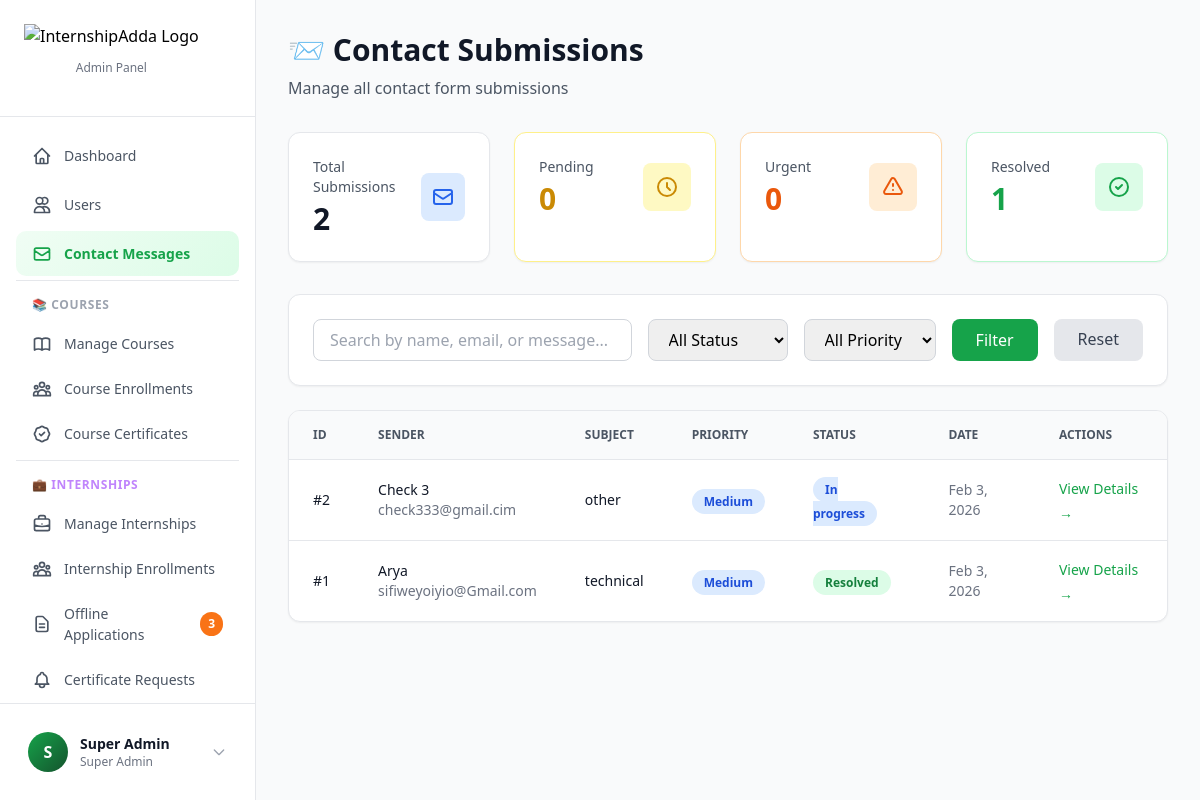
Screenshot of /app/views/admin/contact/list.php (signed in) with the database file from the repository.
### tables this page shows
CREATE TABLE `users` (
  `id` int(10) UNSIGNED NOT NULL,
  `email` varchar(255) NOT NULL,
  `referral_code` varchar(20) DEFAULT NULL,
  `referred_by_code` varchar(20) DEFAULT NULL,
  `mobile` varchar(15) DEFAULT NULL,
  `password` varchar(255) NOT NULL,
  `name` varchar(255) NOT NULL,
  `avatar` varchar(255) DEFAULT NULL,
  `role` enum('admin','manager','learner') DEFAULT 'learner',
  `status` enum('active','suspended','banned') DEFAULT 'active',
  `email_verified` tinyint(1) DEFAULT 0,
  `email_verification_token` varchar(100) DEFAULT NULL,
  `email_verification_expires` datetime DEFAULT NULL,
  `verification_token` varchar(255) DEFAULT NULL,
  `reset_token` varchar(255) DEFAULT NULL,
  `reset_token_expires` datetime DEFAULT NULL,
  `last_login` datetime DEFAULT NULL,
  `created_at` timestamp NULL DEFAULT current_timestamp(),
  `updated_at` timestamp NULL DEFAULT current_timestamp() ON UPDATE current_timestamp()
);

CREATE TABLE `contact_submissions` (
  `id` int(11) NOT NULL,
  `name` varchar(255) NOT NULL,
  `email` varchar(255) NOT NULL,
  `phone` varchar(20) DEFAULT NULL,
  `subject` varchar(255) NOT NULL,
  `message` text NOT NULL,
  `status` enum('pending','in_progress','resolved','closed') DEFAULT 'pending',
  `priority` enum('low','medium','high','urgent') DEFAULT 'medium',
  `assigned_to` int(11) DEFAULT NULL,
  `admin_notes` text DEFAULT NULL,
  `ip_address` varchar(45) DEFAULT NULL,
  `user_agent` text DEFAULT NULL,
  `created_at` timestamp NULL DEFAULT current_timestamp(),
  `updated_at` timestamp NULL DEFAULT current_timestamp() ON UPDATE current_timestamp(),
  `resolved_at` timestamp NULL DEFAULT NULL
);

### app/views/admin/contact/list.php (the view, shortened to what the rows shown need)
<?php
require_once __DIR__ . '/../../../core/Auth.php';
require_once __DIR__ . '/../../../config/database.php';
require_once __DIR__ . '/../../../models/ContactSubmission.php';
$auth = new Auth($db);
$auth->requireAdmin();
$contactModel = new ContactSubmission($db);
$filters = [
    'status' => $_GET['status'] ?? '',
    'priority' => $_GET['priority'] ?? '',
    'search' => $_GET['search'] ?? '',
    'limit' => 50
];
$submissions = $contactModel->getAll($filters);
?>
<!DOCTYPE html>
<html lang="en">
<head>
    <script src="https://cdn.tailwindcss.com"></script>
</head>
<body class="bg-gray-50">
    <?php include __DIR__ . '/../../components/sidebar-admin.php'; ?>
    <div class="ml-64 p-8">
        <div class="mb-8">
            <h1 class="text-3xl font-bold text-gray-900">📨 Contact Submissions</h1>
        </div>
        <div class="bg-white rounded-xl shadow-sm border border-gray-200 overflow-hidden">
            <table class="w-full">
                <thead class="bg-gray-50 border-b border-gray-200">
                    <tr>
                        <th class="px-6 py-4 text-left text-xs font-semibold text-gray-600 uppercase">ID</th>
                        <th class="px-6 py-4 text-left text-xs font-semibold text-gray-600 uppercase">Sender</th>
                        <th class="px-6 py-4 text-left text-xs font-semibold text-gray-600 uppercase">Subject</th>
                        <th class="px-6 py-4 text-left text-xs font-semibold text-gray-600 uppercase">Priority</th>
                        <th class="px-6 py-4 text-left text-xs font-semibold text-gray-600 uppercase">Status</th>
                        <th class="px-6 py-4 text-left text-xs font-semibold text-gray-600 uppercase">Date</th>
                        <th class="px-6 py-4 text-left text-xs font-semibold text-gray-600 uppercase">Actions</th>
                    </tr>
                </thead>
                <tbody class="divide-y divide-gray-200">
                    <?php if (empty($submissions)): ?>
                        <tr>
                            <td colspan="7" class="px-6 py-12 text-center text-gray-500">
                                <svg class="w-16 h-16 mx-auto text-gray-400 mb-4" fill="none" stroke="currentColor" viewBox="0 0 24 24">
                                    <path stroke-linecap="round" stroke-linejoin="round" stroke-width="2" d="M20 13V6a2 2 0 00-2-2H6a2 2 0 00-2 2v7m16 0v5a2 2 0 01-2 2H6a2 2 0 01-2-2v-5m16 0h-2.586a1 1 0 00-.707.293l-2.414 2.414a1 1 0 01-.707.293h-3.172a1 1 0 01-.707-.293l-2.414-2.414A1 1 0 006.586 13H4"/>
                                </svg>
                                <p class="text-lg font-medium">No submissions found</p>
                            </td>
                        </tr>
                    <?php else: ?>
                        <?php foreach ($submissions as $sub): ?>
                            <tr class="hover:bg-gray-50 transition-colors">
                                <td class="px-6 py-4 text-sm font-medium text-gray-900">#<?= $sub['id'] ?></td>
                                <td class="px-6 py-4">
                                    <p class="text-sm font-medium text-gray-900"><?= htmlspecialchars($sub['name']) ?></p>
                                    <p class="text-sm text-gray-500"><?= htmlspecialchars($sub['email']) ?></p>
                                </td>
                                <td class="px-6 py-4">
                                    <p class="text-sm text-gray-900 max-w-xs truncate"><?= htmlspecialchars($sub['subject']) ?></p>
                                </td>
                                <td class="px-6 py-4">
                                    <?php
                                    $priorityColors = [
                                        'low' => 'bg-gray-100 text-gray-700',
                                        'medium' => 'bg-blue-100 text-blue-700',
                                        'high' => 'bg-orange-100 text-orange-700',
                                        'urgent' => 'bg-red-100 text-red-700'
                                    ];
                                    ?>
                                    <span class="px-3 py-1 rounded-full text-xs font-semibold <?= $priorityColors[$sub['priority']] ?>">
                                        <?= ucfirst($sub['priority']) ?>
                                    </span>
                                </td>
                                <td class="px-6 py-4">
                                    <?php
                                    $statusColors = [
                                        'pending' => 'bg-yellow-100 text-yellow-700',
                                        'in_progress' => 'bg-blue-100 text-blue-700',
                                        'resolved' => 'bg-green-100 text-green-700',
                                        'closed' => 'bg-gray-100 text-gray-700'
                                    ];
                                    ?>
                                    <span class="px-3 py-1 rounded-full text-xs font-semibold <?= $statusColors[$sub['status']] ?>">
                                        <?= ucfirst(str_replace('_', ' ', $sub['status'])) ?>
                                    </span>
                                </td>
                                <td class="px-6 py-4 text-sm text-gray-500">
                                    <?= date('M j, Y', strtotime($sub['created_at'])) ?>
                                </td>
                                <td class="px-6 py-4">
                                    <a href="/app/views/admin/contact/view.php?id=<?= $sub['id'] ?>"
                                       class="text-green-600 hover:text-green-700 font-medium text-sm">
                                        View Details →
                                    </a>
                                </td>
                            </tr>
                        <?php endforeach; ?>
                    <?php endif; ?>
                </tbody>
            </table>
        </div>
    </div>
</body>
</html>

### app/views/components/sidebar-admin.php (shortened to what the rows shown need)
<?php
$currentUser = $auth->user();
?>
<aside class="fixed left-0 top-0 h-full w-64 bg-white border-r border-gray-200 z-40" id="adminSidebar">
    <div class="flex flex-col h-full">
        <div class="p-4 border-t border-gray-200">
            <div class="flex items-center gap-3 p-3 rounded-lg hover:bg-gray-50 transition-colors cursor-pointer" onclick="toggleProfileMenu()">
                <div class="w-10 h-10 bg-gradient-to-br from-primary-500 to-primary-700 rounded-full flex items-center justify-center text-white font-semibold">
                    <?php echo strtoupper(substr($currentUser['name'], 0, 1)); ?>
                </div>
                <div class="flex-1 min-w-0">
                    <p class="text-sm font-semibold text-gray-900 truncate"><?php echo htmlspecialchars($currentUser['name']); ?></p>
                    <p class="text-xs text-gray-500">Super Admin</p>
                </div>
                <svg class="w-4 h-4 text-gray-400" fill="none" stroke="currentColor" viewBox="0 0 24 24">
                    <path stroke-linecap="round" stroke-linejoin="round" stroke-width="2" d="M19 9l-7 7-7-7"></path>
                </svg>
            </div>
        </div>
    </div>
</aside>

### rows the page displays
users: name "S", name "Super Admin"
contact_submissions: id "2", name "Check 3", email "check333@gmail.cim", subject "other", priority "Medium", status "In progress", created_at "Feb 3, 2026"
contact_submissions: id "1", name "Arya", email "sifiweyoiyio@Gmail.com", subject "technical", priority "Medium", status "Resolved", created_at "Feb 3, 2026"

### other values shown
$pendingCount "3"
$stats['total'] "2"
$stats['pending'] "0"
$stats['urgent'] "0"
$stats['resolved'] "1"
